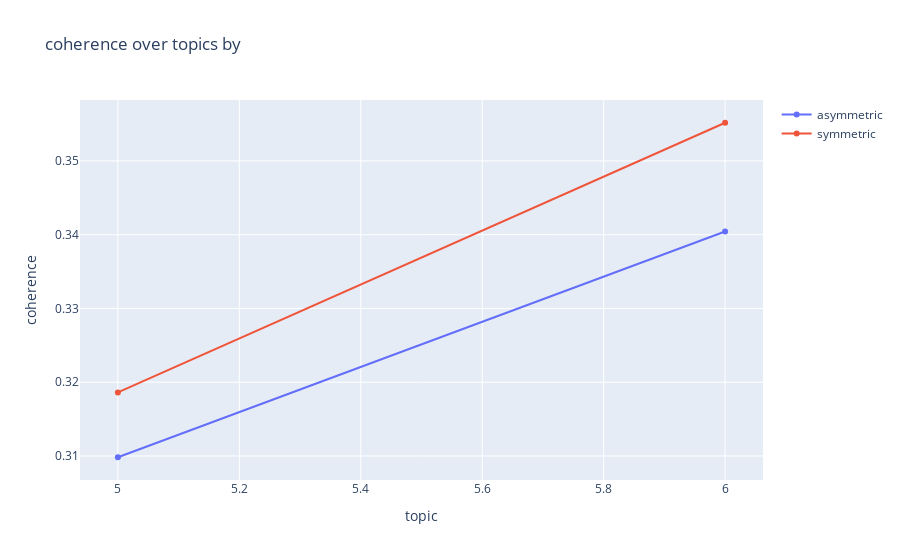

Notebook source saved alongside this figure:
### Code cell
ngram_model.plot_coherence()

### Figure 1 — Plotly figure (JSON) as saved in the notebook; plotly's stock layout.template omitted (floating-point values rounded to 4 significant figures)
{"data": [{"mode": "lines+markers", "name": "asymmetric", "type": "scatter", "x": [5, 6], "y": [0.3098, 0.3404]}, {"mode": "lines+markers", "name": "symmetric", "type": "scatter", "x": [5, 6], "y": [0.3186, 0.3552]}], "layout": {"title": {"text": "coherence over topics by"}, "xaxis": {"title": {"text": "topic"}}, "yaxis": {"title": {"text": "coherence"}}}}
